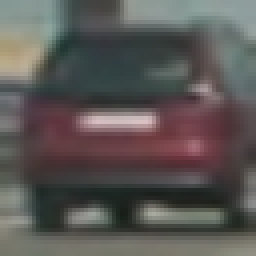
#> input picture dataset/vehicles/GTI_Far/image0136.png, 64 x 64 px (shown 4 times larger); its folder holds only this picture in this run
$ python VisualizeFeature.py
#> lines starting #> are read from the running program, lines starting #| are printed output that depends on the picture
### VehicleDetect/FeatureExtraction.py
import matplotlib.image as mpimg
import numpy as np
import cv2
from skimage.feature import hog

def get_hog_features(img, orient, pix_per_cell, cell_per_block,
                        vis=False, feature_vec=True):
    # Call with two outputs if vis==True
    if vis == True:
        features, hog_image = hog(img, orientations=orient,
                                  pixels_per_cell=(pix_per_cell, pix_per_cell),
                                  cells_per_block=(cell_per_block, cell_per_block),
                                  transform_sqrt=True,
                                  visualise=vis, feature_vector=feature_vec)
        return features, hog_image
    # Otherwise call with one output
    else:
        features = hog(img, orientations=orient,
                       pixels_per_cell=(pix_per_cell, pix_per_cell),
                       cells_per_block=(cell_per_block, cell_per_block),
                       transform_sqrt=True,
                       visualise=vis, feature_vector=feature_vec)
        return features
# [85 lines left out: functions convert_color, bin_spatial, color_hist, single_img_features, extract_features, not called in this run]


### VisualizeFeature.py
import glob
import time
import numpy as np
import matplotlib.image as mpimg
import matplotlib.pyplot as plt
import cv2
from VehicleDetect.FeatureExtraction import get_hog_features as get_hog_features
# Read in our vehicles and non-vehicles
car_images = glob.iglob('dataset/vehicles/**/*.png',recursive=True)
notcar_images = glob.iglob('dataset/non-vehicles/**/*.png',recursive=True)
cars = []
notcars = []

for image in car_images:
	cars.append(image)

for image in notcar_images:
	notcars.append(image)

#Define the colorspace
color_space = 'YUV' # Can be RGB, HSV, LUV, HLS, YUV, YCrCb
# Define HOG parameters
spatial_feat=True
hist_feat=True
hog_feat=True
orient = 9
pix_per_cell = 8
cell_per_block = 2
spatial_size = (32,32)
hist_bins = 32

# Generate a random index to look at a car image
idx = np.random.randint(0, len(cars))
# Read in the image
car_image = mpimg.imread(cars[idx])
#> car_image is the input picture: shape (64, 64, 3) float32; mean R, G, B 0.358, 0.343, 0.334
#transfer to YUV colorspace
car_yuv_image = cv2.cvtColor(car_image, cv2.COLOR_RGB2YUV)
#> car_yuv_image: shape (64, 64, 3) float32; mean of channels 0, 1, 2 0.346, 0.494, 0.51
# Call our function with vis=True to see an image output
features1, car_hog_image1 = get_hog_features(car_yuv_image[:,:,0], orient,
                        pix_per_cell, cell_per_block,
                        vis=True, feature_vec=False)
#> in get_hog_features, `features, hog_image = hog(img, orientations=orient, pixels_per_cell=(p..`:
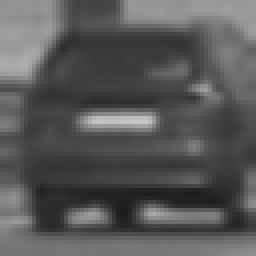
#> img: shape (64, 64) float32 (shown 4 times larger); min 0.107, max 0.785, mean 0.346
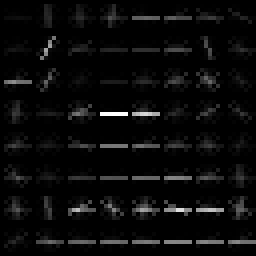
#> car_hog_image1: shape (64, 64) float32 (shown 4 times larger); min 0, max 0.145, mean 0.00612; drawn with min black and max white
features2, car_hog_image2 = get_hog_features(car_yuv_image[:,:,1], orient,
                        pix_per_cell, cell_per_block,
                        vis=True, feature_vec=False)
#> call 2 of get_hog_features, with orient = 9, pix_per_cell = 8, cell_per_block = 2, vis = True, feature_vec = False
#> in get_hog_features (call 2), `features, hog_image = hog(img, orientations=orient, pixels_per_cell=(p..`:
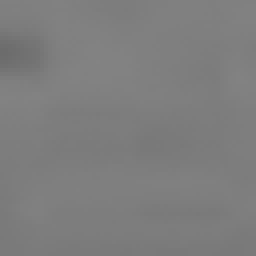
#> img: shape (64, 64) float32 (shown 4 times larger); min 0.426, max 0.514, mean 0.494
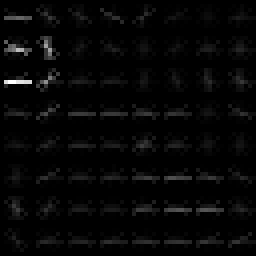
#> car_hog_image2: shape (64, 64) float32 (shown 4 times larger); min 0, max 0.0114, mean 0.000294; drawn with min black and max white
features3, car_hog_image3 = get_hog_features(car_yuv_image[:,:,2], orient,
                        pix_per_cell, cell_per_block,
                        vis=True, feature_vec=False)
#> call 3 of get_hog_features, with orient = 9, pix_per_cell = 8, cell_per_block = 2, vis = True, feature_vec = False
#> in get_hog_features (call 3), `features, hog_image = hog(img, orientations=orient, pixels_per_cell=(p..`:
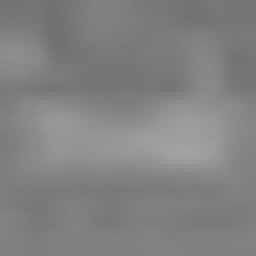
#> img: shape (64, 64) float32 (shown 4 times larger); min 0.44, max 0.641, mean 0.51
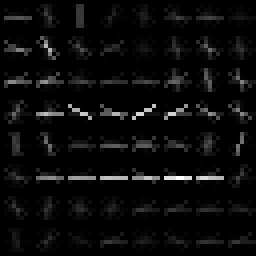
#> car_hog_image3: shape (64, 64) float32 (shown 4 times larger); min 0, max 0.0207, mean 0.000901; drawn with min black and max white

# Generate a random index to look at a car image
#> (the run stopped early here; a loop or call above may not have finished)

$ run again, on dataset/vehicles/GTI_Left/image0022.png
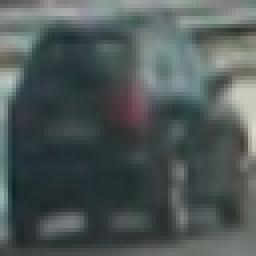
#> input picture dataset/vehicles/GTI_Left/image0022.png, 64 x 64 px (shown 4 times larger)
#> car_image is the input picture: shape (64, 64, 3) float32; mean R, G, B 0.308, 0.346, 0.343
#> car_yuv_image: shape (64, 64, 3) float32; mean of channels 0, 1, 2 0.334, 0.504, 0.477
#> `features1, car_hog_image1 = get_hog_features(car_yuv_image[:,:,0], ori..`:
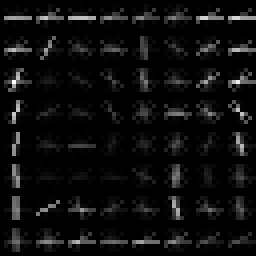
#> car_hog_image1: shape (64, 64) float32 (shown 4 times larger); min 0, max 0.1, mean 0.0055; drawn with min black and max white
#> `features3, car_hog_image3 = get_hog_features(car_yuv_image[:,:,2], ori..`:
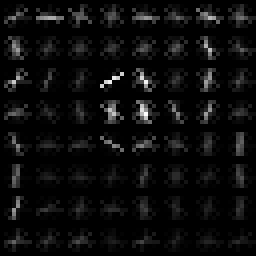
#> car_hog_image3: shape (64, 64) float32 (shown 4 times larger); min 0, max 0.0129, mean 0.000642; drawn with min black and max white

$ run again, on dataset/vehicles/GTI_Far/image0139.png
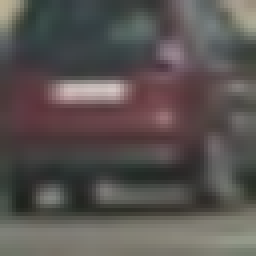
#> input picture dataset/vehicles/GTI_Far/image0139.png, 64 x 64 px (shown 4 times larger)
#> car_image is the input picture: shape (64, 64, 3) float32; mean R, G, B 0.35, 0.327, 0.318
#> car_yuv_image: shape (64, 64, 3) float32; mean of channels 0, 1, 2 0.333, 0.493, 0.515
#> in get_hog_features (call 3), `features, hog_image = hog(img, orientations=orient, pixels_per_cell=(p..`:
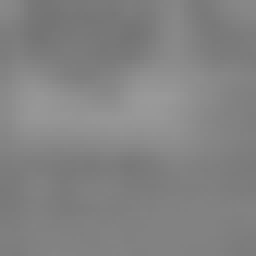
#> img: shape (64, 64) float32 (shown 4 times larger); min 0.46, max 0.604, mean 0.515
#> `features3, car_hog_image3 = get_hog_features(car_yuv_image[:,:,2], ori..`:
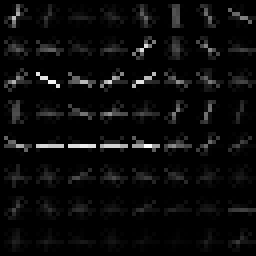
#> car_hog_image3: shape (64, 64) float32 (shown 4 times larger); min 0, max 0.0145, mean 0.000627; drawn with min black and max white
